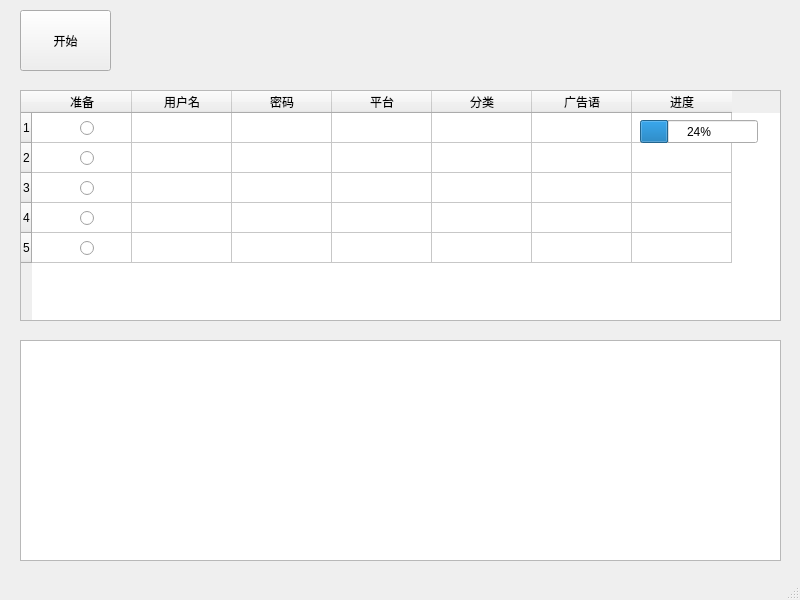
<?xml version="1.0" encoding="UTF-8"?>
<ui version="4.0">
 <class>MainWindow</class>
 <widget class="QMainWindow" name="MainWindow">
  <property name="geometry">
   <rect>
    <x>0</x>
    <y>0</y>
    <width>800</width>
    <height>600</height>
   </rect>
  </property>
  <property name="windowTitle">
   <string>MainWindow</string>
  </property>
  <widget class="QWidget" name="centralwidget">
   <widget class="QTableWidget" name="table_info">
    <property name="geometry">
     <rect>
      <x>20</x>
      <y>90</y>
      <width>761</width>
      <height>231</height>
     </rect>
    </property>
    <row>
     <property name="text">
      <string>1</string>
     </property>
    </row>
    <row>
     <property name="text">
      <string>2</string>
     </property>
    </row>
    <row>
     <property name="text">
      <string>3</string>
     </property>
    </row>
    <row>
     <property name="text">
      <string>4</string>
     </property>
    </row>
    <row>
     <property name="text">
      <string>5</string>
     </property>
    </row>
    <column>
     <property name="text">
      <string>准备</string>
     </property>
    </column>
    <column>
     <property name="text">
      <string>用户名</string>
     </property>
    </column>
    <column>
     <property name="text">
      <string>密码</string>
     </property>
    </column>
    <column>
     <property name="text">
      <string>平台</string>
     </property>
    </column>
    <column>
     <property name="text">
      <string>分类</string>
     </property>
    </column>
    <column>
     <property name="text">
      <string>广告语</string>
     </property>
    </column>
    <column>
     <property name="text">
      <string>进度</string>
     </property>
    </column>
   </widget>
   <widget class="QTextEdit" name="textEdit">
    <property name="geometry">
     <rect>
      <x>20</x>
      <y>340</y>
      <width>761</width>
      <height>221</height>
     </rect>
    </property>
   </widget>
   <widget class="QRadioButton" name="rb_1">
    <property name="enabled">
     <bool>true</bool>
    </property>
    <property name="geometry">
     <rect>
      <x>80</x>
      <y>120</y>
      <width>89</width>
      <height>16</height>
     </rect>
    </property>
    <property name="text">
     <string/>
    </property>
    <property name="autoRepeat">
     <bool>false</bool>
    </property>
    <property name="autoExclusive">
     <bool>false</bool>
    </property>
   </widget>
   <widget class="QRadioButton" name="rb_2">
    <property name="enabled">
     <bool>true</bool>
    </property>
    <property name="geometry">
     <rect>
      <x>80</x>
      <y>150</y>
      <width>89</width>
      <height>16</height>
     </rect>
    </property>
    <property name="text">
     <string/>
    </property>
    <property name="autoRepeat">
     <bool>false</bool>
    </property>
    <property name="autoExclusive">
     <bool>false</bool>
    </property>
   </widget>
   <widget class="QRadioButton" name="rb_3">
    <property name="enabled">
     <bool>true</bool>
    </property>
    <property name="geometry">
     <rect>
      <x>80</x>
      <y>180</y>
      <width>89</width>
      <height>16</height>
     </rect>
    </property>
    <property name="text">
     <string/>
    </property>
    <property name="autoRepeat">
     <bool>false</bool>
    </property>
    <property name="autoExclusive">
     <bool>false</bool>
    </property>
   </widget>
   <widget class="QRadioButton" name="rb_4">
    <property name="enabled">
     <bool>true</bool>
    </property>
    <property name="geometry">
     <rect>
      <x>80</x>
      <y>210</y>
      <width>89</width>
      <height>16</height>
     </rect>
    </property>
    <property name="text">
     <string/>
    </property>
    <property name="autoRepeat">
     <bool>false</bool>
    </property>
    <property name="autoExclusive">
     <bool>false</bool>
    </property>
   </widget>
   <widget class="QRadioButton" name="rb_5">
    <property name="enabled">
     <bool>true</bool>
    </property>
    <property name="geometry">
     <rect>
      <x>80</x>
      <y>240</y>
      <width>89</width>
      <height>16</height>
     </rect>
    </property>
    <property name="text">
     <string/>
    </property>
    <property name="autoRepeat">
     <bool>false</bool>
    </property>
    <property name="autoExclusive">
     <bool>false</bool>
    </property>
   </widget>
   <widget class="QPushButton" name="btn_start">
    <property name="geometry">
     <rect>
      <x>20</x>
      <y>10</y>
      <width>91</width>
      <height>61</height>
     </rect>
    </property>
    <property name="text">
     <string>开始</string>
    </property>
   </widget>
   <widget class="QProgressBar" name="progressBar">
    <property name="geometry">
     <rect>
      <x>640</x>
      <y>120</y>
      <width>118</width>
      <height>23</height>
     </rect>
    </property>
    <property name="value">
     <number>24</number>
    </property>
   </widget>
  </widget>
  <widget class="QMenuBar" name="menubar">
   <property name="geometry">
    <rect>
     <x>0</x>
     <y>0</y>
     <width>800</width>
     <height>23</height>
    </rect>
   </property>
  </widget>
  <widget class="QStatusBar" name="statusbar"/>
 </widget>
 <resources/>
 <connections/>
</ui>
